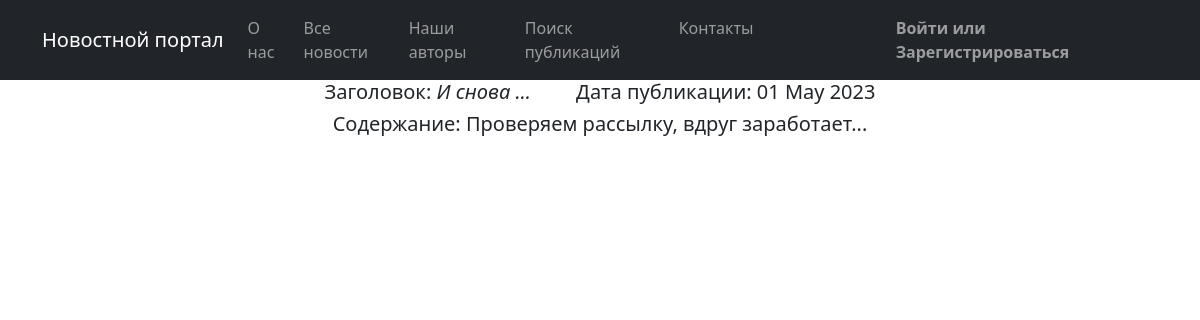
Page /news/26/ on the committed database.
### news/models.py (models this page shows, shortened)
class Post(models.Model):
    author = models.ForeignKey(Author, on_delete=models.CASCADE)
    NEWS = 'NW'
    ARTICLE = 'AR'
    CATEGORY_CHOICES = (
        (NEWS, 'Новость'),
        (ARTICLE, 'Статья')
    )
    categoryType = models.CharField(max_length=2, choices=CATEGORY_CHOICES, default=ARTICLE)
    dateCreation = models.DateTimeField(auto_now_add=True)
    postCategory = models.ManyToManyField(Category, through='PostCategory')
    title = models.CharField(max_length=128)
    text = models.TextField()
    rating = models.SmallIntegerField(default=0)

### news/views.py (the view)
# urls.py: path('<int:pk>/', News.as_view(), name='news_detail'),
class News(DetailView):
    model = Post
    template_name = 'news_id.html'
    context_object_name = 'News_id'
    def get_object(self, *args, **kwargs):  # переопределяем метод получения объекта, как ни странно
        obj = cache.get(f'news_id-{self.kwargs["pk"]}',
                        None)  # кэш очень похож на словарь, и метод get действует так же.
        if not obj:
            obj = super().get_object(queryset=self.queryset)
            cache.set(f'news_id-{self.kwargs["pk"]}', obj)
        return obj

### news/templatetags/custom_filters.py (called while the page is built)
@register.filter()
def censor(text):
    check_text = text.lower().split(' ')
    for i in range(len(check_text)):
        if check_text[i] in BANNED_WORDS:
            check_text[i] = ''.join('*' * len(check_text[i]))
    text = ' '.join(check_text).capitalize()
    return f'{text}'

### templates/news_id.html (shortened to what this page needs)
{% extends 'flatpages/default.html' %}
{% load custom_filters %}
{% block content %}
{% load cache %}
        {% cache 60 news %}
            {% block news %}
                {% if News_id %}
                    <h5>
                        Заголовок: <i>{{ News_id.title|truncatewords:2|censor }}</i>&emsp;&emsp;
                        Дата публикации: {{ News_id.dateCreation|date:'d M Y' }}
                    </h5>
                    <h5>Содержание: {{ News_id.text|censor }}</h5>
                {% else %}
                    <h2>Новость не найдена!</h2>
                {% endif %}
            {% endblock news %}
        {% endcache %}
{% endblock content %}

### rows in the picture
Post: title|censor "И снова …", dateCreation "01 May 2023", text|censor "Проверяем рассылку, вдруг заработает..."
